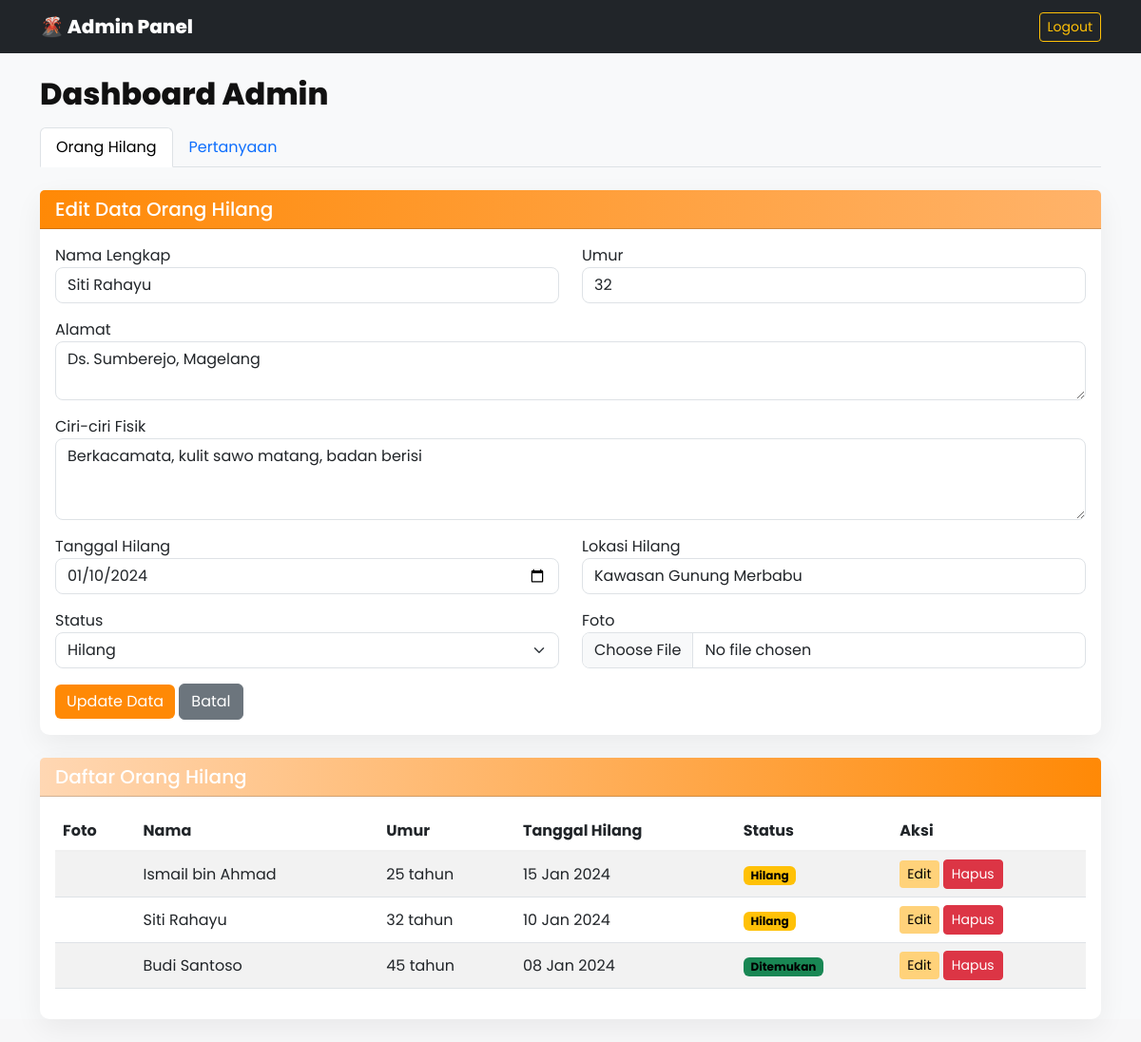
Screenshot of /admin.php?edit=2 (signed in) with the database file from the repository.
### tables this page shows
CREATE TABLE `orang_hilang` (
  `id` int(11) NOT NULL,
  `nama` varchar(100) NOT NULL,
  `umur` int(11) DEFAULT NULL,
  `alamat` text DEFAULT NULL,
  `ciri_fisik` text DEFAULT NULL,
  `tanggal_hilang` date DEFAULT NULL,
  `lokasi_hilang` varchar(255) DEFAULT NULL,
  `foto` varchar(255) DEFAULT NULL,
  `status` enum('hilang','ditemukan') DEFAULT 'hilang',
  `created_at` timestamp NOT NULL DEFAULT current_timestamp()
);

### config.php (called while the page is built, shortened)
<?php
$host = 'localhost';
$user = 'root';
$pass = '';
$db   = 'nada_vulkanik';
$conn = new mysqli($host, $user, $pass, $db);
$conn->set_charset("utf8");
function sanitize($data) {
    global $conn;
    return mysqli_real_escape_string($conn, htmlspecialchars(strip_tags(trim($data))));
}
?>

### admin.php (the view, shortened to what this page needs)
<?php
require 'config.php';
$orang_hilang_query = "SELECT * FROM orang_hilang ORDER BY created_at DESC";
$orang_hilang_result = $conn->query($orang_hilang_query);
$edit_data = null;
if (isset($_GET['edit'])) {
    $id = sanitize($_GET['edit']);
    $edit_query = "SELECT * FROM orang_hilang WHERE id='$id'";
    $edit_result = $conn->query($edit_query);
    if ($edit_result->num_rows > 0) {
        $edit_data = $edit_result->fetch_assoc();
    }
}
?>
<!DOCTYPE html>
<html lang="id">
<head>
    <link href="https://cdn.jsdelivr.net/npm/bootstrap@5.3.0/dist/css/bootstrap.min.css" rel="stylesheet">
    <link rel="stylesheet" href="css/admin.css">
</head>
<body class="bg-light">
    <nav class="navbar navbar-dark bg-dark">
        <div class="container">
            <a class="navbar-brand" href="admin.php">🌋 Admin Panel</a>
            <div class="navbar-nav ms-auto">
                <a class="btn btn-outline-warning btn-sm" href="logout.php">Logout</a>
            </div>
        </div>
    </nav>
    <div class="container my-4">
        <h2>Dashboard Admin</h2>
        <ul class="nav nav-tabs mb-4" id="adminTabs" role="tablist">
            <li class="nav-item" role="presentation">
                <button class="nav-link active" id="orang-tab" data-bs-toggle="tab" data-bs-target="#orang" type="button">Orang Hilang</button>
            </li>
            <li class="nav-item" role="presentation">
                <button class="nav-link" id="pertanyaan-tab" data-bs-toggle="tab" data-bs-target="#pertanyaan" type="button">Pertanyaan</button>
            </li>
        </ul>
        <div class="tab-content" id="adminTabsContent">
            <div class="tab-pane fade show active" id="orang" role="tabpanel">
                <div class="card mb-4">
                    <div class="card-header bg-primary text-white">
                        <h5 class="mb-0"><?php echo $edit_data ? 'Edit' : 'Tambah'; ?> Data Orang Hilang</h5>
                    </div>
                    <div class="card-body">
                        <form method="POST" enctype="multipart/form-data">
                            <div class="row">
                                <div class="col-md-6 mb-3">
                                    <label>Nama Lengkap</label>
                                    <input type="text" class="form-control" name="nama"
                                           value="<?php echo $edit_data ? $edit_data['nama'] : ''; ?>" required>
                                </div>
                                <div class="col-md-6 mb-3">
                                    <label>Umur</label>
                                    <input type="number" class="form-control" name="umur"
                                           value="<?php echo $edit_data ? $edit_data['umur'] : ''; ?>" required>
                                </div>
                            </div>
                            <div class="mb-3">
                                <label>Alamat</label>
                                <textarea class="form-control" name="alamat" rows="2" required><?php echo $edit_data ? $edit_data['alamat'] : ''; ?></textarea>
                            </div>
                            <div class="mb-3">
                                <label>Ciri-ciri Fisik</label>
                                <textarea class="form-control" name="ciri_fisik" rows="3" required><?php echo $edit_data ? $edit_data['ciri_fisik'] : ''; ?></textarea>
                            </div>
                            <div class="row">
                                <div class="col-md-6 mb-3">
                                    <label>Tanggal Hilang</label>
                                    <input type="date" class="form-control" name="tanggal_hilang"
                                           value="<?php echo $edit_data ? $edit_data['tanggal_hilang'] : ''; ?>" required>
                                </div>
                                <div class="col-md-6 mb-3">
                                    <label>Lokasi Hilang</label>
                                    <input type="text" class="form-control" name="lokasi_hilang"
                                           value="<?php echo $edit_data ? $edit_data['lokasi_hilang'] : ''; ?>" required>
                                </div>
                            </div>
                            <div class="row">
                                <div class="col-md-6 mb-3">
                                    <label>Status</label>
                                    <select class="form-select" name="status" required>
                                        <option value="hilang" <?php echo ($edit_data && $edit_data['status'] == 'hilang') ? 'selected' : ''; ?>>Hilang</option>
                                    </select>
                                </div>
                                <div class="col-md-6 mb-3">
                                    <label>Foto</label>
                                    <input type="file" class="form-control" name="foto" accept="image/*">
                                </div>
                            </div>
                            <button type="submit" class="btn btn-success" name="<?php echo $edit_data ? 'edit_orang_hilang' : 'tambah_orang_hilang'; ?>">
                                <?php echo $edit_data ? 'Update' : 'Tambah'; ?> Data
                            </button>
                            <?php if ($edit_data): ?>
                                <a href="admin.php" class="btn btn-secondary">Batal</a>
                            <?php endif; ?>
                        </form>
                    </div>
                </div>
                <div class="card">
                    <div class="card-header bg-info text-white">
                        <h5 class="mb-0">Daftar Orang Hilang</h5>
                    </div>
                    <div class="card-body">
                        <?php if ($orang_hilang_result->num_rows > 0): ?>
                            <div class="table-responsive">
                                <table class="table table-striped">
                                    <thead>
                                        <tr>
                                            <th>Foto</th>
                                            <th>Nama</th>
                                            <th>Umur</th>
                                            <th>Tanggal Hilang</th>
                                            <th>Status</th>
                                            <th>Aksi</th>
                                        </tr>
                                    </thead>
                                    <tbody>
                                        <?php while($person = $orang_hilang_result->fetch_assoc()): ?>
                                            <tr>
                                                <td>
                                                </td>
                                                <td><?php echo htmlspecialchars($person['nama']); ?></td>
                                                <td><?php echo $person['umur']; ?> tahun</td>
                                                <td><?php echo date('d M Y', strtotime($person['tanggal_hilang'])); ?></td>
                                                <td>
                                                    <?php if ($person['status'] == 'hilang'): ?>
                                                        <span class="badge bg-warning">Hilang</span>
                                                    <?php else: ?>
                                                        <span class="badge bg-success">Ditemukan</span>
                                                    <?php endif; ?>
                                                </td>
                                                <td>
                                                    <a href="admin.php?edit=<?php echo $person['id']; ?>" class="btn btn-sm btn-warning">Edit</a>
                                                    <a href="admin.php?hapus=<?php echo $person['id']; ?>" class="btn btn-sm btn-danger" onclick="return confirm('Yakin hapus data?')">Hapus</a>
                                                </td>
                                            </tr>
                                        <?php endwhile; ?>
                                    </tbody>
                                </table>
                            </div>
                        <?php else: ?>
                            <p class="text-muted">Belum ada data orang hilang.</p>
                        <?php endif; ?>
                    </div>
                </div>
            </div>
        </div>
    </div>
</body>
</html>

### css/admin.css (style rules this page uses)
:root { --accent: #FF8906; --bg: #fff; --muted: #6b6b78; --card-bg: #ffffff; --panel-shadow: 0 10px 30px rgba(9,13,19,0.06); }
html,body { font-family: 'Poppins', system-ui, -apple-system, 'Segoe UI', Roboto, Arial; background: #f7f7f8; color: #111; }
.navbar-brand { font-weight:800; }
.container.my-4 h2 { font-weight:800; margin-bottom:1rem; }
.card .card-header.bg-primary { background: linear-gradient(90deg,var(--accent), #ffb36a); color:#000; }
.card .card-header.bg-info { background: linear-gradient(90deg,#ffd7b3,var(--accent)); color:#000; }
.card { border:0; border-radius:10px; box-shadow: var(--panel-shadow); }
.form-control, .form-select { border-radius:8px; }
.btn-success { background:var(--accent); border:0; box-shadow:none; }
.btn-warning { background:#ffd27a; color:#000; border:0; }
.table thead th { background:transparent; border-bottom:2px solid rgba(0,0,0,0.06); }
.table tbody tr td { vertical-align:middle; }
.badge.bg-warning { background:#ffd27a; color:#000; }
.badge.bg-success { background:#8fd19b; color:#000; }

### rows the page displays
orang_hilang: nama "Siti Rahayu", umur "32", alamat "Ds. Sumberejo, Magelang", ciri_fisik "Berkacamata, kulit sawo matang, badan berisi", tanggal_hilang "01/10/2024", lokasi_hilang "Kawasan Gunung Merbabu", status "Hilang", tanggal_hilang "10 Jan 2024"
orang_hilang: nama "Ismail bin Ahmad", umur "25", tanggal_hilang "15 Jan 2024", status "Hilang"
orang_hilang: nama "Budi Santoso", umur "45", tanggal_hilang "08 Jan 2024", status "Ditemukan"
